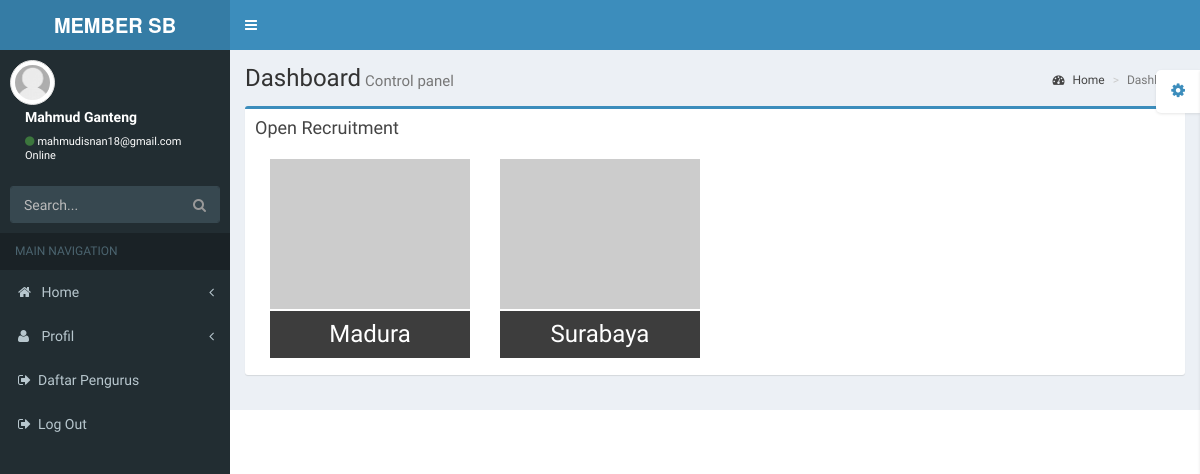
/application/index.php?tampil=tampil_oprec (signed in), run on the app's committed database.
### tables this page shows
CREATE TABLE `tabel_member` (
  `no_anggota` varchar(50) NOT NULL,
  `nama_lengkap` varchar(30) NOT NULL,
  `jenis_kelamin` enum('Laki-laki','Perempuan') NOT NULL,
  `tempat_lahir` text NOT NULL,
  `tanggal_lahir` date NOT NULL,
  `provinsi` varchar(30) NOT NULL,
  `kota` varchar(30) NOT NULL,
  `no_hp` varchar(15) NOT NULL,
  `email` varchar(30) NOT NULL,
  `password` text NOT NULL,
  `instagram` varchar(40) NOT NULL,
  `status_pendidikan` varchar(30) NOT NULL,
  `kelas` varchar(30) NOT NULL,
  `pengurus_pusat` enum('Ya','Tidak') NOT NULL,
  `tahun_menjabat` varchar(4) NOT NULL,
  `jabatan` varchar(30) NOT NULL,
  `pengurus_chapter` enum('Ya','Tidak') NOT NULL,
  `nama_chapter` varchar(30) NOT NULL,
  `chapter_tahun_menjabat` text NOT NULL,
  `chapter_jabatan` varchar(30) NOT NULL,
  `cv` text NOT NULL,
  `foto_profil` text
);

CREATE TABLE `tabel_oprec` (
  `id` int(11) NOT NULL,
  `nama_oprec` varchar(30) NOT NULL,
  `tanggal_mulai` date NOT NULL,
  `tanggal_berakhir` date NOT NULL,
  `tahun_pengurusan` varchar(30) NOT NULL,
  `tanggal_post` date NOT NULL
);

### application/data/tabel_oprec/tampil_oprec.php (the view, shortened to what this page needs)
<div class="row">
<div class="col-md-12">
              <div class="box box-primary">
                <div class="box-header">
                  <h3 class="box-title">Open Recruitment</h3>
                </div>
              <div class="box-body">
                <table class="table table-bordered table-striped" id="example1">
                  <?php
                      $tampil = mysqli_query($link, "SELECT *,day(tanggal_berakhir) as day FROM tabel_oprec") or die(mysqli_error($link));
                      while ($data   = mysqli_fetch_array($tampil)){
                    ?>
                    <div class="col-lg-3">
                      <div class="cuadro_intro_hover " style="background-color:#cccccc;">
                      <p style="text-align:center; margin-top:20px;">
                        <img src="http://placehold.it/500x330" class="img-responsive" alt="">
                      </p>
                      <div class="caption">
                        <div class="blur"></div>
                        <div class="caption-text">
                          <h3 style="border-top:2px solid white; border-bottom:2px solid white; padding:10px;"><?php echo $data['nama_oprec']?></h3>
                        </div>
                      </div>
                    </div>
                    </div>
                  <?php
                    }
                  ?>
              </table>
              </div>
              </div>
</div>
</div>

### application/index.php (shortened to what this page needs)
<?php
include "../lib/koneksi.php";
$email=$_SESSION['email'];
$mysql=mysqli_query($link,"select * from tabel_member where email='$email'")or die(mysqli_error($link));
$data=mysqli_fetch_array($mysql);
$nama=$data['nama_lengkap'];
?>
<!DOCTYPE html>
<html>
  <head>
      <link href="assets/plugins/datatables/dataTables.bootstrap.css" rel="stylesheet" type="text/css" />
         <link href="assets/plugins/timepicker/bootstrap-timepicker.min.css" rel="stylesheet"/>
    <link href="assets/bootstrap/css/bootstrap.min.css" rel="stylesheet" type="text/css" />
    <link href="assets/font-awesome-4.3.0/css/font-awesome.min.css" rel="stylesheet" type="text/css" />
    <link href="assets/ionicons-2.0.1/css/ionicons.min.css" rel="stylesheet" type="text/css" />
    <link href="assets/dist/css/AdminLTE.min.css" rel="stylesheet" type="text/css" />
    <link href="assets/dist/css/skins/_all-skins.min.css" rel="stylesheet" type="text/css" />
    <link href="assets/plugins/iCheck/flat/blue.css" rel="stylesheet" type="text/css" />
    <link href="assets/plugins/morris/morris.css" rel="stylesheet" type="text/css" />
    <link href="assets/plugins/jvectormap/jquery-jvectormap-1.2.2.css" rel="stylesheet" type="text/css" />
    <link href="assets/plugins/bootstrap-wysihtml5/bootstrap3-wysihtml5.min.css" rel="stylesheet" type="text/css" />
  </head>
  <body class="skin-blue">
  <div class="wrapper">
  <div class="main-header">
     <a href="index2.html" class="logo"><b>MEMBER SB</b></a>
     <nav class="navbar navbar-static-top" role="navigation">
     <a href="#" class="sidebar-toggle" data-toggle="offcanvas" role="button"><span class="sr-only">Toggle navigation</span></a>
  </div>
        <aside class="main-sidebar">
        <section class="sidebar">
            <div class="user-panel">
            <div class="pull-left image">
              <img src="assets/foto_profil/avatar.jpg" class="img-circle img-thumbnail" alt="User Image" />
            </div>
         <div class="pull-left info"> <p><?php echo $nama?></p>
         <a href="#"><i class="fa fa-circle text-success"></i><?php echo $email?><br> Online</a>
         </div>
         </div>
          <form action="#" method="get" class="sidebar-form">
            <div class="input-group">
              <input type="text" name="q" class="form-control" placeholder="Search..."/>
              <span class="input-group-btn">
                <button type='submit' name='search' id='search-btn' class="btn btn-flat"><i class="fa fa-search"></i></button>
              </span>
            </div>
          </form>
         <?php include "sidebar.php";?>
          </aside>
          <div class="content-wrapper">
          <section class="content-header">
          <h1>Dashboard<small>Control panel</small></h1>
          <ol class="breadcrumb">
          <li><a href="#"><i class="fa fa-dashboard"></i> Home</a></li>
          <li class="active">Dashboard</li>
          </ol>
          </section>
          <section class="content">
        <?php
        include "content.php";
        ?>
          </section>
          </div>
  </body>
</html>

### application/data/tabel_oprec/tampil_oprec.php (style rules this page uses)
.cuadro_intro_hover { padding: 0px; position: relative; overflow: hidden; height: 200px; }
.cuadro_intro_hover img { z-index: 4; }
.cuadro_intro_hover .caption { position: absolute; top:150px; -webkit-transition:all 0.3s ease-in-out; -moz-transition:all 0.3s ease-in-out; -o-transition:all 0.3s ease-in-out; -ms-transition:all 0.3s ease-in-out; transition:all 0.3s ease-in-out; width: 100%; }
.cuadro_intro_hover .blur { background-color: rgba(0,0,0,0.7); height: 300px; z-index: 5; position: absolute; width: 100%; }
.cuadro_intro_hover .caption-text { z-index: 10; color: #fff; position: absolute; height: 300px; text-align: center; top:-20px; width: 100%; }

### data on the page
tabel_member: nama_lengkap "Mahmud Ganteng"
tabel_oprec: nama_oprec "Madura"
tabel_oprec: nama_oprec "Surabaya"

### other printed values
$email "mahmudisnan18@gmail.com"
